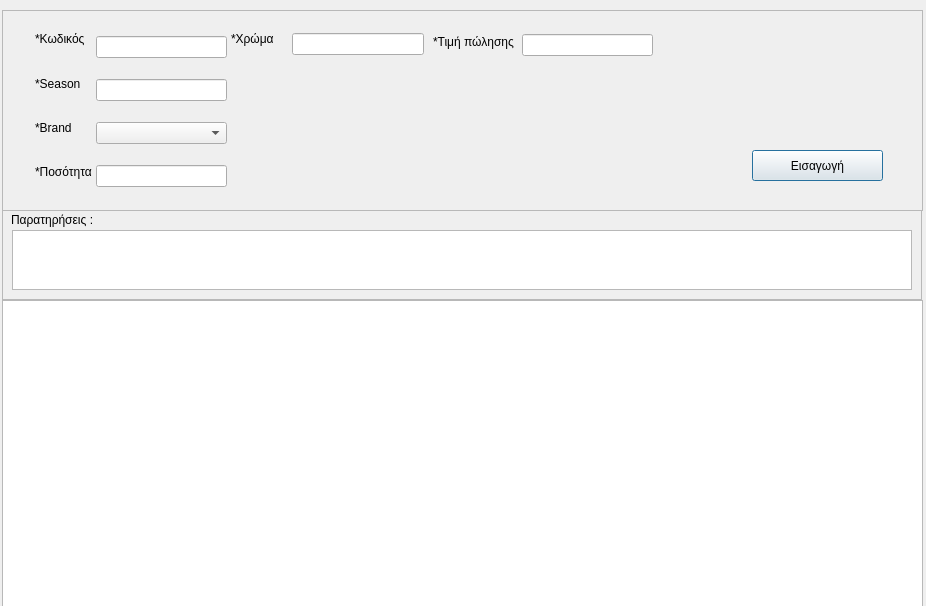
<?xml version="1.0" encoding="UTF-8"?>
<ui version="4.0">
 <class>Dialog</class>
 <widget class="QDialog" name="Dialog">
  <property name="geometry">
   <rect>
    <x>0</x>
    <y>0</y>
    <width>926</width>
    <height>606</height>
   </rect>
  </property>
  <property name="windowTitle">
   <string>Dialog</string>
  </property>
  <widget class="QTableView" name="del_tableView">
   <property name="geometry">
    <rect>
     <x>2</x>
     <y>300</y>
     <width>921</width>
     <height>311</height>
    </rect>
   </property>
   <property name="sizePolicy">
    <sizepolicy hsizetype="Fixed" vsizetype="Fixed">
     <horstretch>0</horstretch>
     <verstretch>0</verstretch>
    </sizepolicy>
   </property>
  </widget>
  <widget class="QFrame" name="frame_2">
   <property name="geometry">
    <rect>
     <x>2</x>
     <y>210</y>
     <width>920</width>
     <height>90</height>
    </rect>
   </property>
   <property name="sizePolicy">
    <sizepolicy hsizetype="Fixed" vsizetype="Fixed">
     <horstretch>0</horstretch>
     <verstretch>0</verstretch>
    </sizepolicy>
   </property>
   <property name="frameShape">
    <enum>QFrame::Shape::StyledPanel</enum>
   </property>
   <property name="frameShadow">
    <enum>QFrame::Shadow::Raised</enum>
   </property>
   <widget class="QLabel" name="label_13">
    <property name="geometry">
     <rect>
      <x>9</x>
      <y>2</y>
      <width>121</width>
      <height>16</height>
     </rect>
    </property>
    <property name="text">
     <string>Παρατηρήσεις :</string>
    </property>
   </widget>
   <widget class="QPlainTextEdit" name="del_description_plainTextEdit">
    <property name="geometry">
     <rect>
      <x>10</x>
      <y>20</y>
      <width>900</width>
      <height>60</height>
     </rect>
    </property>
   </widget>
  </widget>
  <widget class="QFrame" name="frame">
   <property name="geometry">
    <rect>
     <x>2</x>
     <y>10</y>
     <width>921</width>
     <height>201</height>
    </rect>
   </property>
   <property name="sizePolicy">
    <sizepolicy hsizetype="Fixed" vsizetype="Fixed">
     <horstretch>0</horstretch>
     <verstretch>0</verstretch>
    </sizepolicy>
   </property>
   <property name="styleSheet">
    <string notr="true"/>
   </property>
   <property name="frameShape">
    <enum>QFrame::Shape::StyledPanel</enum>
   </property>
   <property name="frameShadow">
    <enum>QFrame::Shadow::Raised</enum>
   </property>
   <widget class="QWidget" name="layoutWidget">
    <property name="geometry">
     <rect>
      <x>229</x>
      <y>19</y>
      <width>61</width>
      <height>20</height>
     </rect>
    </property>
    <layout class="QVBoxLayout" name="verticalLayout_2">
     <item>
      <widget class="QLabel" name="label_2">
       <property name="text">
        <string>*Χρώμα</string>
       </property>
      </widget>
     </item>
    </layout>
   </widget>
   <widget class="QWidget" name="layoutWidget_3">
    <property name="geometry">
     <rect>
      <x>431</x>
      <y>21</y>
      <width>89</width>
      <height>21</height>
     </rect>
    </property>
    <layout class="QVBoxLayout" name="verticalLayout_3">
     <item>
      <widget class="QLabel" name="label_3">
       <property name="text">
        <string>*Τιμή πώλησης</string>
       </property>
      </widget>
     </item>
    </layout>
   </widget>
   <widget class="QWidget" name="layoutWidget_4">
    <property name="geometry">
     <rect>
      <x>33</x>
      <y>10</y>
      <width>63</width>
      <height>171</height>
     </rect>
    </property>
    <layout class="QVBoxLayout" name="verticalLayout">
     <item>
      <widget class="QLabel" name="label_4">
       <property name="text">
        <string>*Κωδικός</string>
       </property>
      </widget>
     </item>
     <item>
      <widget class="QLabel" name="label_10">
       <property name="text">
        <string>*Season</string>
       </property>
      </widget>
     </item>
     <item>
      <widget class="QLabel" name="label">
       <property name="text">
        <string>*Brand</string>
       </property>
      </widget>
     </item>
     <item>
      <widget class="QLabel" name="label_9">
       <property name="text">
        <string>*Ποσότητα</string>
       </property>
      </widget>
     </item>
    </layout>
   </widget>
   <widget class="QWidget" name="layoutWidget_5">
    <property name="geometry">
     <rect>
      <x>94</x>
      <y>11</y>
      <width>131</width>
      <height>181</height>
     </rect>
    </property>
    <layout class="QVBoxLayout" name="verticalLayout_6">
     <item>
      <widget class="QLineEdit" name="del_productcode_lineEdit"/>
     </item>
     <item>
      <widget class="QLineEdit" name="del_season_lineEdit"/>
     </item>
     <item>
      <widget class="QComboBox" name="del_brand_comboBox">
       <item>
        <property name="text">
         <string/>
        </property>
       </item>
       <item>
        <property name="text">
         <string>Canguro</string>
        </property>
       </item>
       <item>
        <property name="text">
         <string>Flivver</string>
        </property>
       </item>
       <item>
        <property name="text">
         <string>Marina Militare</string>
        </property>
       </item>
      </widget>
     </item>
     <item>
      <widget class="QLineEdit" name="del_quantity_lineEdit"/>
     </item>
    </layout>
   </widget>
   <widget class="QWidget" name="layoutWidget_6">
    <property name="geometry">
     <rect>
      <x>520</x>
      <y>20</y>
      <width>131</width>
      <height>30</height>
     </rect>
    </property>
    <layout class="QVBoxLayout" name="verticalLayout_7">
     <item>
      <widget class="QLineEdit" name="del_sale_price_lineEdit"/>
     </item>
    </layout>
   </widget>
   <widget class="QWidget" name="layoutWidget_7">
    <property name="geometry">
     <rect>
      <x>290</x>
      <y>19</y>
      <width>132</width>
      <height>30</height>
     </rect>
    </property>
    <layout class="QVBoxLayout" name="verticalLayout_5">
     <item>
      <widget class="QLineEdit" name="del_color_lineEdit"/>
     </item>
    </layout>
   </widget>
   <widget class="QPushButton" name="del_add_pushButton">
    <property name="geometry">
     <rect>
      <x>750</x>
      <y>140</y>
      <width>131</width>
      <height>31</height>
     </rect>
    </property>
    <property name="text">
     <string>Εισαγωγή</string>
    </property>
   </widget>
  </widget>
 </widget>
 <resources/>
 <connections/>
</ui>
